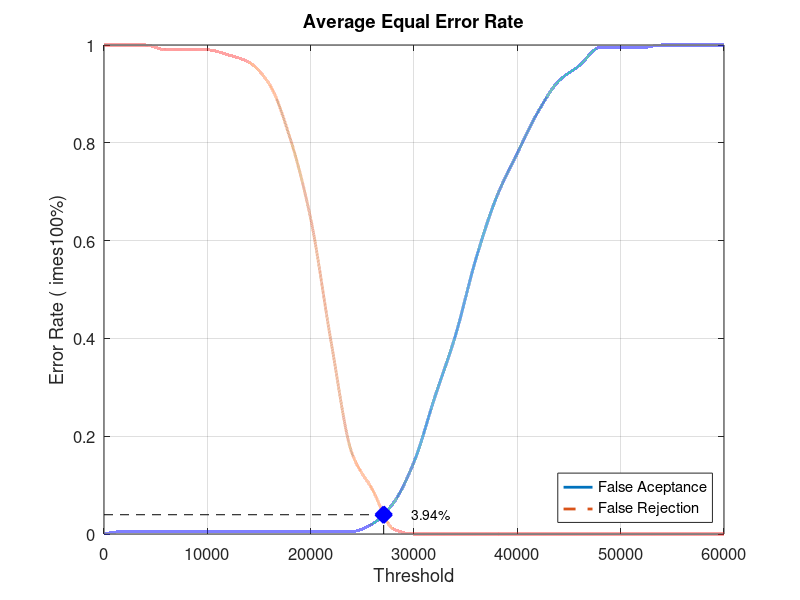
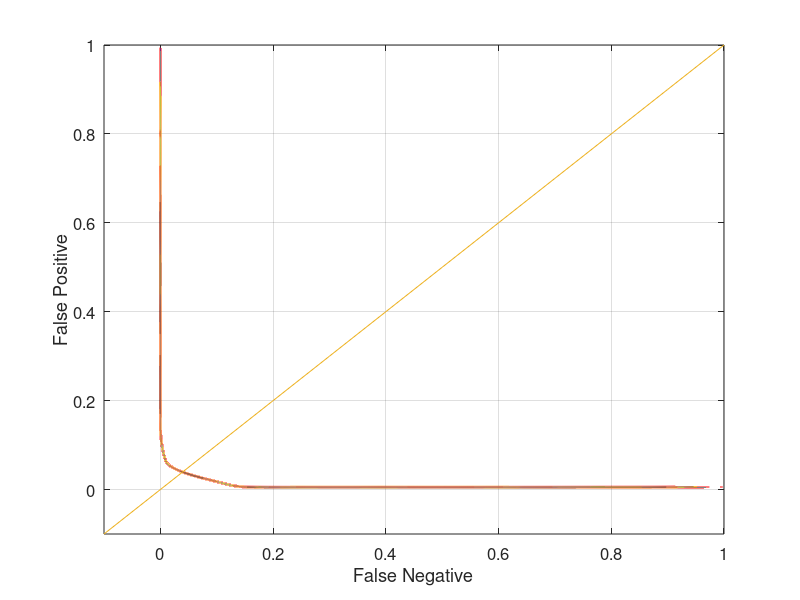

The MATLAB source for these figures, in order:
close all;
clear;
clc;
x = 0:2000:60000;
xq = 0:0.5:60000;

y0 = [0 0.00526316 0.00526316 0.00526316 0.00526316 0.00526316 0.00526316 0.00526316 0.00526316 0.00526316 0.00526316 0.00526316 0.00526316 0.0210526 0.0631579 0.147368 0.278947 0.405263 0.563158 0.689474 0.778947 0.863158 0.926316 0.957895 0.994737 0.994737 0.994737 1 1 1 1]
yy0 = interp1(x, y0, xq, 'pchip');
y1 = [1 1 1 0.99 0.99 0.99 0.98 0.965 0.92 0.81 0.645 0.39 0.165 0.09 0.01 0 0 0 0 0 0 0 0 0 0 0 0 0 0 0 0]
yy1 = interp1(x, y1, xq, 'pchip');

% Calculating EER: 
y2 = abs(y0 - y1);
find(y2 == min(y2))
yy2 = abs(yy0 - yy1);
xEER = find(yy2 == min(yy2));
xEERIndex = xq(xEER) % X-axis EER
yEER = yy0(xEER) % Y-axis EER

main = figure
plot(xq, yy0,'-','LineWidth', 2);	hold on
plot(xq, yy1,'--','LineWidth', 2);	hold on
plot([xEERIndex xEERIndex], [0 yEER], 'k--');	hold on
plot([0 xEERIndex], [yEER yEER], 'k--');	hold on
plot(xEERIndex, yEER, 'bx', 'LineWidth', 10);	hold on
text(xEERIndex + 10 * xEERIndex / 100, yEER, [num2str(round((10000 * yEER)) / 100) '%'])
legend('False Aceptance', 'False Rejection', 'Location', 'SouthEast')
xlabel('Threshold')
ylabel('Error Rate (	imes100%)')
title('Average Equal Error Rate')
set(gca, 'FontSize', 12)
axis([0 60000 0 1])
grid on

print(main, 'Database4_1Main', '-dpng');
FNRxFPR = figure('Color', [1 1 1]);
plot(yy1, yy0, '-', yy1, yy0, 'LineWidth', 2);
hold on
y = -0.1:0.1:1
plot(y, y); 
set(gca, 'FontSize', 12)
xlabel('False Negative')
ylabel('False Positive')
axis([-0.1 1 -0.1 1])
set(gca, 'FontSize', 12)
grid on

print(FNRxFPR, 'Database4_1FNRxFPR','-dpng');
